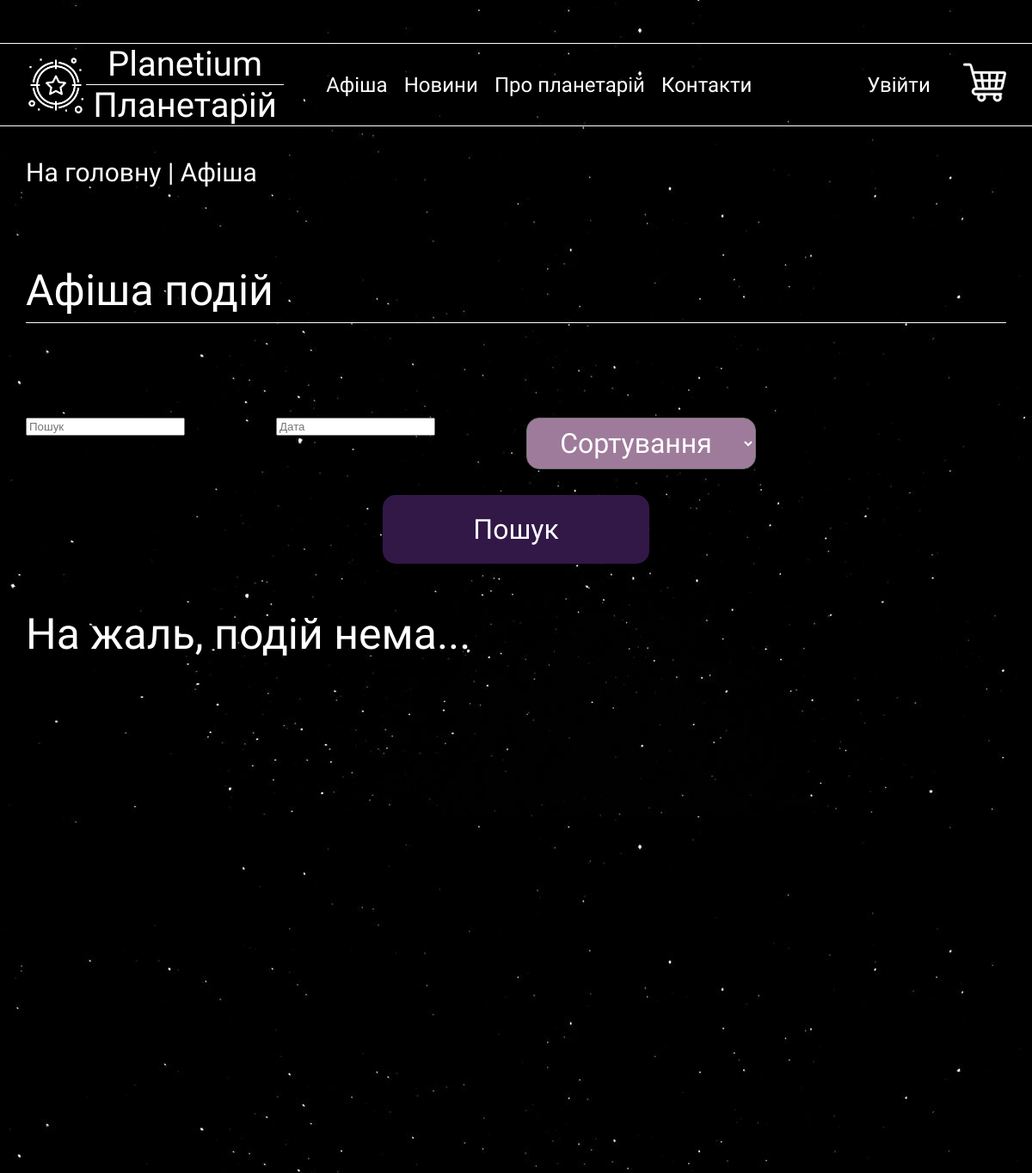
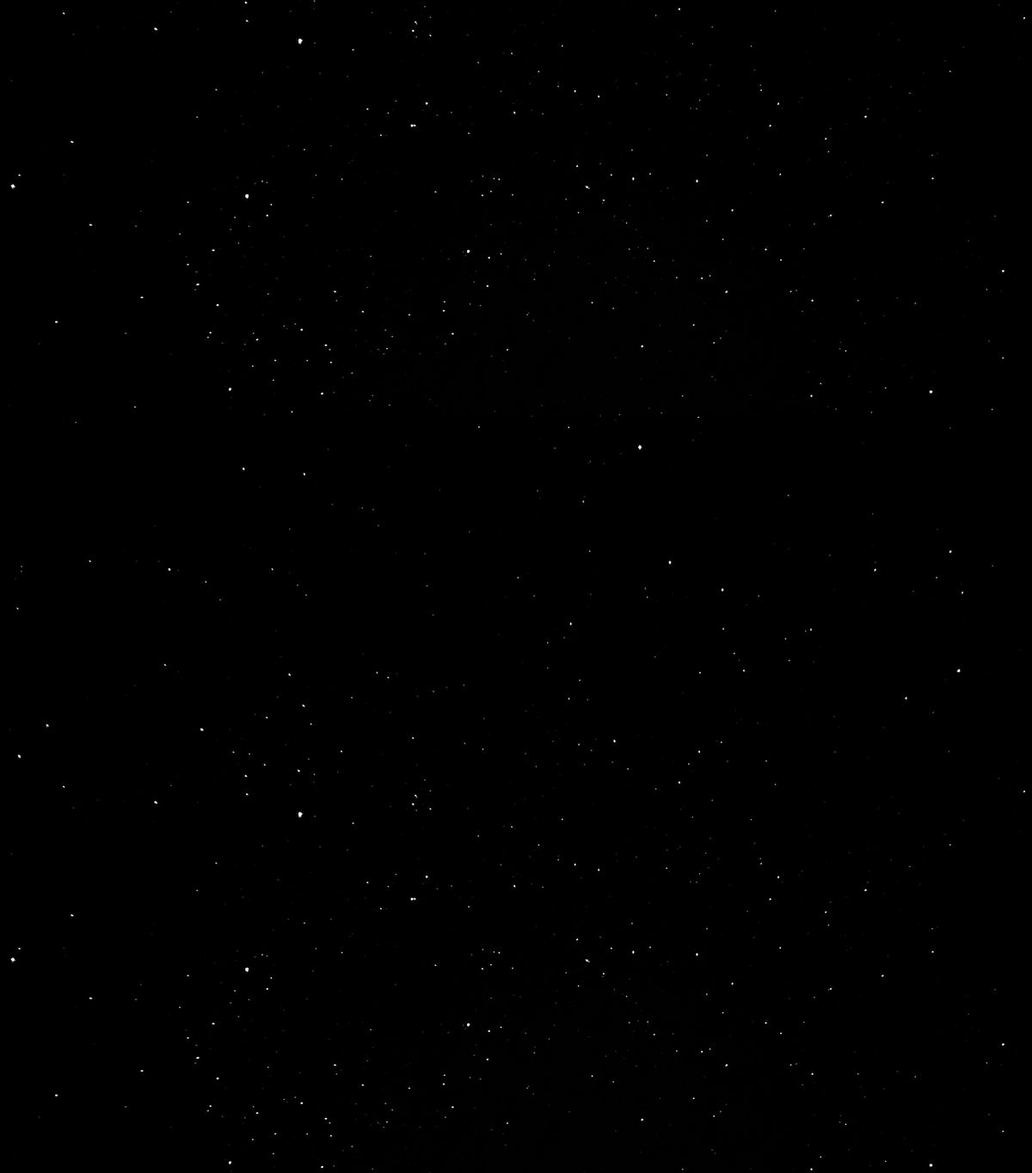
Page /events/ (upper part) on the earlier database version (2 pictures, top to bottom).
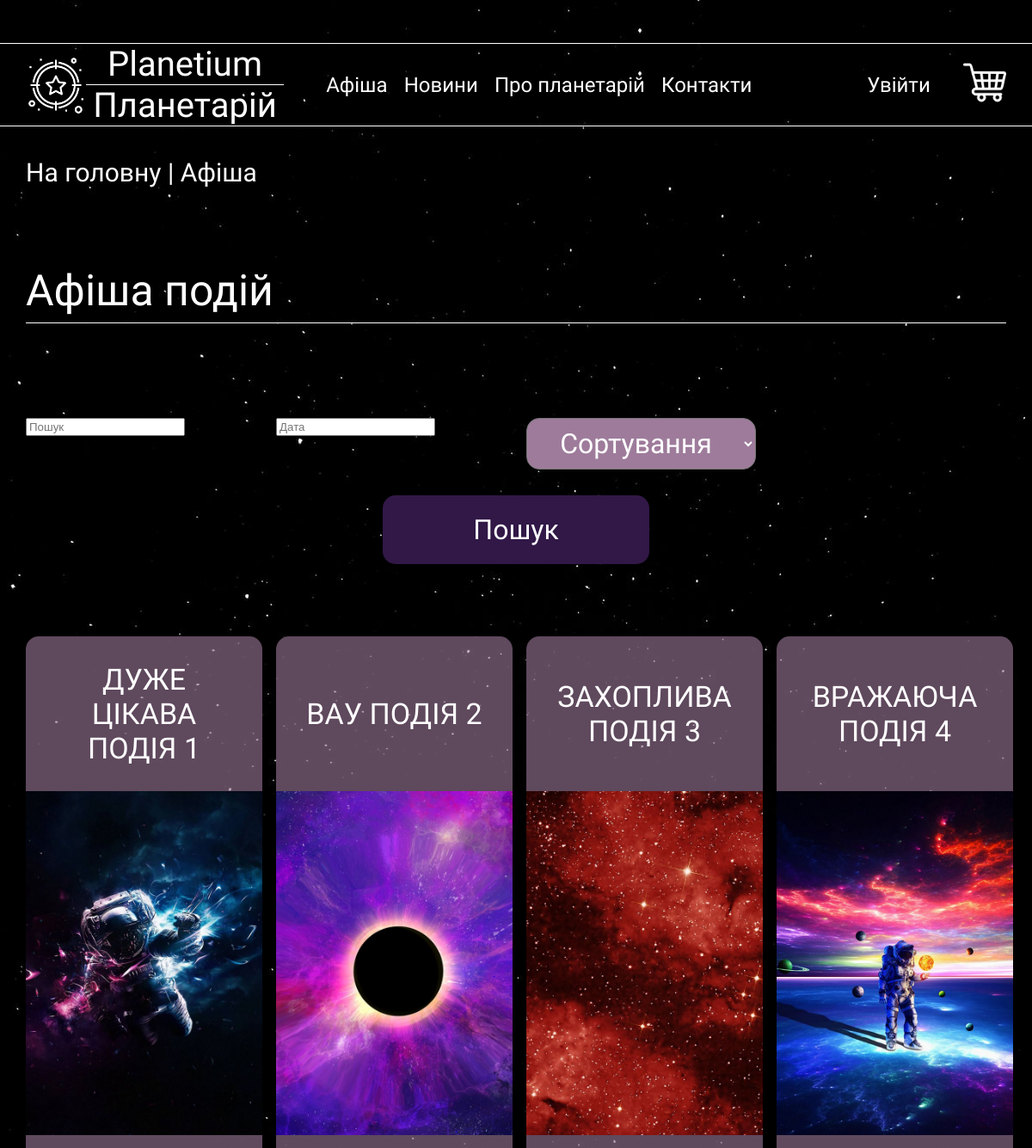
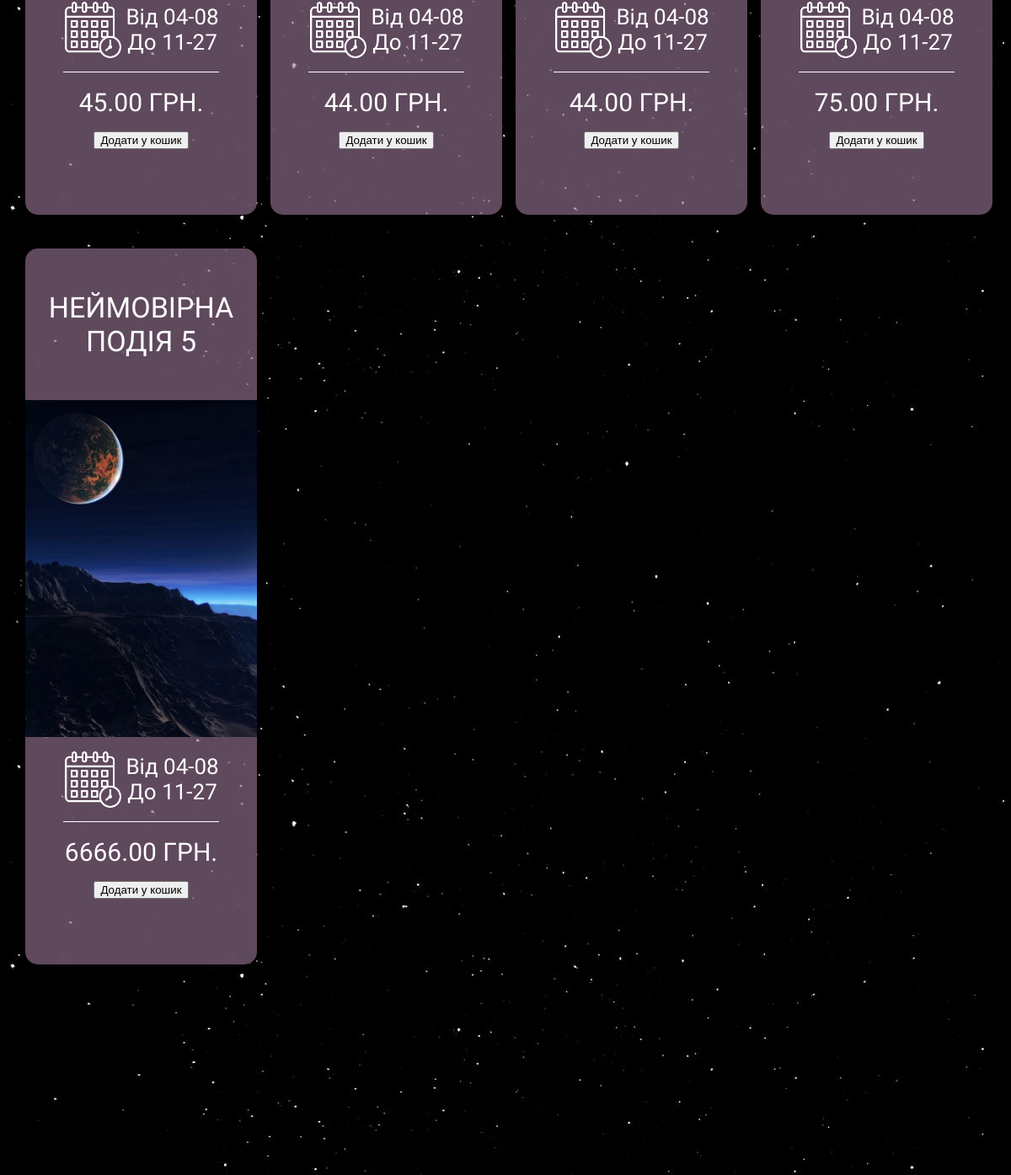
Same page on the later database version (2 pictures, top to bottom).
### Events/models.py (models this page shows, shortened)
class Event(models.Model):
    name = models.CharField(max_length=200)
    short_name = models.CharField(max_length=200)
    image = models.ImageField(upload_to='images/events/')
    from_date = models.DateField()
    to_date = models.DateField()
    price = models.DecimalField(max_digits=10, decimal_places=2)
    about = models.TextField(max_length=2000)
    hall_id = models.ForeignKey(Hall, on_delete=models.CASCADE, related_name='events')
    popularity = models.PositiveSmallIntegerField()

### Events/views.py (the view)
# urls.py: path('', all_events, name='all_events'),
def all_events(request):
    events = Event.objects.all()
    sorting = request.GET.get('sorting', '')
    search_query = request.GET.get('search', '')
    date_picker = request.GET.get('date', '')
    if search_query is not None and search_query != ' ':
        events = events.filter(name__icontains=search_query)
    if sorting:
        events = events.order_by(sorting)
    if date_picker:
        print(events.get('from_date'))
        events = events.filter(date_picker__range=('from_date', 'to_date'))
    return render(request, "all_events.html", context={'events': events})

### Events/templates/all_events.html (shortened to what this page needs)
{% extends 'index.html' %}
{% block content %}
<section class="links">
    <div class="container">
        <a href="{% url 'main:landing' %}">На головну</a>
        <p>&nbsp|&nbsp</p>
        <a href="{% url 'events:all_events' %}">Афіша</a>
    </div>
</section>
<section class="choice-maker">
        <div class="container">
            <h1>
                Афіша подій
            </h1>
            <hr>
            <form action="" method="get">
                <div class="row">
                    <div class="col-4 col-lg-3">
                            <form  method="GET" action="/all_events/">
                                <input class="search-input" type="search" placeholder="Пошук" aria-label="Пошук"
                                       name="search">
                            </form>
                    </div>
                    <div class="col-8 col-lg-3">
                            <form  method="GET" action="/all_events/">
                                <input class="search-input" id="datepicker" type="search" placeholder="Дата" aria-label="Дата"
                                       name="date">
                            </form>
                    </div>
                    <div class="col-12 col-lg-3">
                        <label>
                            <select name="sorting" id="sort-list" onchange="location = sort_events()" class="choicebox order">
                                    <option value="" id="placeholder" disabled selected hidden>Сортування</option>
                            </select>
                        </label>
                    </div>
                    <div class="form">
                        <button type="submit" class="search">Пошук</button>
                    </div>
                </div>
            </form>
        </div>
    </section>
<section class="posters-block posters-block-container">
    <div class="container">
        <div class="row">
            {% if events %}
                {% for event in events %}
                    <div class="col-6 col-xl-3">
                        <div class="poster">
                            <a class="name" href="{% url 'events:event' event.id %}">{{ event.name }}</a>
                            <img src="{{ event.image.url }}" alt="">
                            <div class="calendar">
                                <img src="/media/images/poster/calendar.png" alt="">
                                <div class="text">
                                    <p>Від {{ event.from_date|date:"m-d" }} </p>
                                    <p>До {{ event.to_date|date:"m-d" }}</p>
                                </div>
                            </div>
                            <hr class="poster-hr">
                            <p class="price">{{ event.price }} ГРН.</p>
                            <button data-event="{{ event.id }}" data-action="add" class="update-cart">Додати у кошик</button>
                        </div>
                    </div>
                {% endfor %}
            {% else %}
                <h1>
                    На жаль, подій нема...
                </h1>
            {% endif %}
        </div>
    </div>
</section>
{% endblock %}

Differences in the rows shown:
added Event: name "ДУЖЕ ЦІКАВА ПОДІЯ 1", image (picture), from_date "04-08", to_date "11-27", price "45.00"
added Event: name "ВАУ ПОДІЯ 2", image (picture), from_date "04-08", to_date "11-27", price "44.00"
added Event: name "ЗАХОПЛИВА ПОДІЯ 3", image (picture), from_date "04-08", to_date "11-27", price "44.00"
added Event: name "ВРАЖАЮЧА ПОДІЯ 4", image (picture), from_date "04-08", to_date "11-27", price "75.00"
added Event: name "НЕЙМОВІРНА ПОДІЯ 5", image (picture), from_date "04-08", to_date "11-27", price "6666.00"
Other differences:
text no longer shown: "На жаль, подій нема..."
